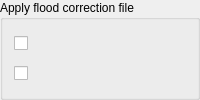
         <widget class="QGroupBox" name="groupBox_17">
          <property name="title">
           <string>Apply flood correction file</string>
          </property>
          <layout class="QVBoxLayout" name="verticalLayout_13">
           <item>
            <layout class="QHBoxLayout" name="horizontalLayout_21">
             <item>
              <widget class="QCheckBox" name="enableRearFlood_ck">
               <property name="text">
                <string/>
               </property>
              </widget>
             </item>
             <item>
              <widget class="MantidQt::MantidWidgets::MWRunFiles" name="floodRearFile" native="true">
               <property name="findRunFiles" stdset="0">
                <bool>false</bool>
               </property>
               <property name="label" stdset="0">
                <string>Rear Flood File</string>
               </property>
               <property name="multipleFiles" stdset="0">
                <bool>false</bool>
               </property>
               <property name="optional" stdset="0">
                <bool>false</bool>
               </property>
               <property name="multiEntry" stdset="0">
                <bool>false</bool>
               </property>
              </widget>
             </item>
            </layout>
           </item>
           <item>
            <layout class="QHBoxLayout" name="horizontalLayout_22">
             <item>
              <widget class="QCheckBox" name="enableFrontFlood_ck">
               <property name="text">
                <string/>
               </property>
              </widget>
             </item>
             <item>
              <widget class="MantidQt::MantidWidgets::MWRunFiles" name="floodFrontFile" native="true">
               <property name="findRunFiles" stdset="0">
                <bool>false</bool>
               </property>
               <property name="label" stdset="0">
                <string>Front Flood File</string>
               </property>
               <property name="multipleFiles" stdset="0">
                <bool>false</bool>
               </property>
               <property name="optional" stdset="0">
                <bool>false</bool>
               </property>
               <property name="multiEntry" stdset="0">
                <bool>false</bool>
               </property>
              </widget>
             </item>
            </layout>
           </item>
          </layout>
         </widget>
